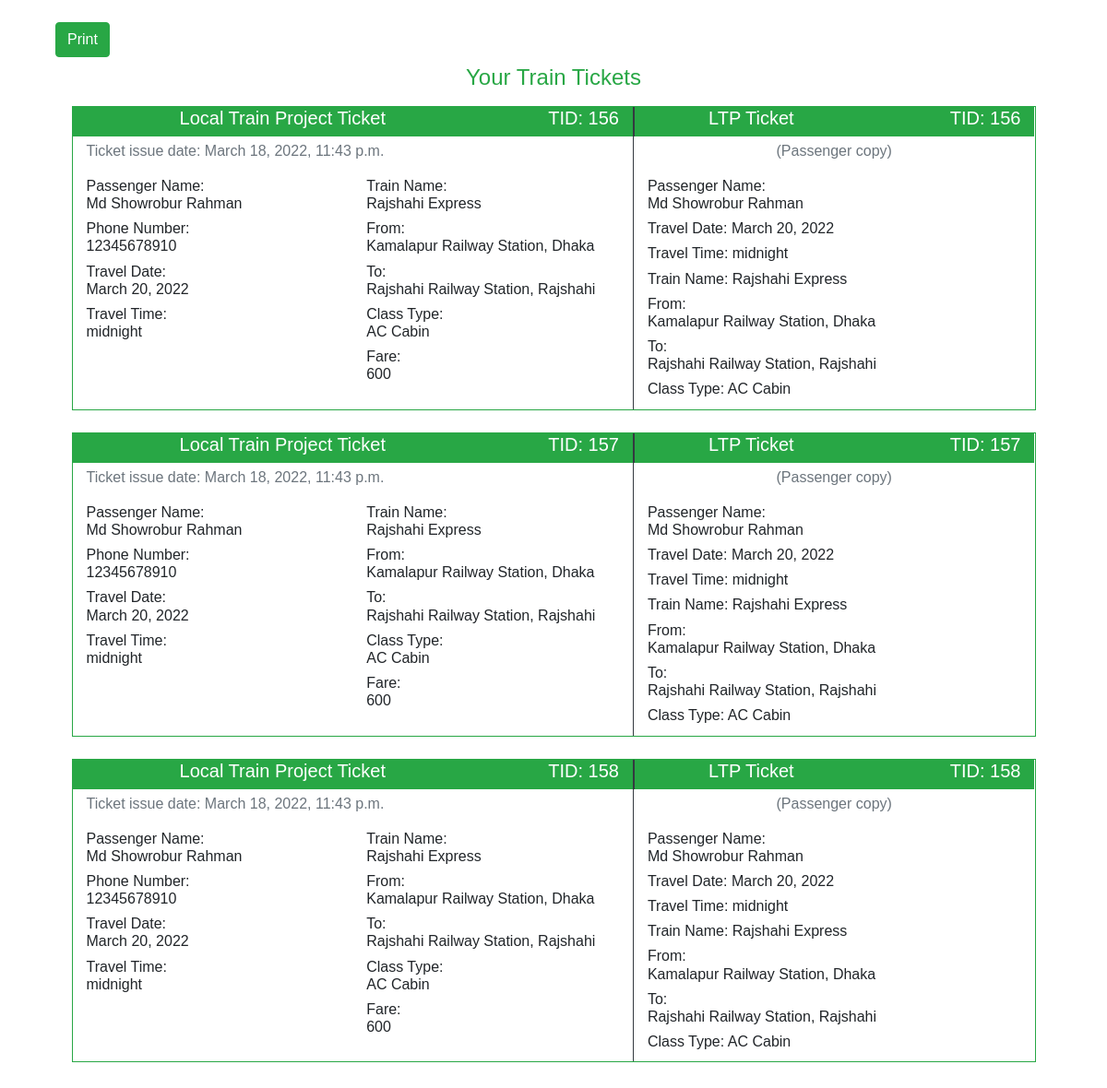
/booking_history/ticket/94 (signed in), run on the app's committed database.
### app/models.py (models this page shows, shortened)
class Ticket(models.Model):
    booking = models.ForeignKey(Booking, on_delete=models.CASCADE, null=True, blank=True)
    user = models.ForeignKey(CustomUser, on_delete=models.PROTECT, null=True, blank=True)
    phone = models.CharField(max_length=14, null=True, blank=True)
    source = models.CharField(max_length=255, null=True, blank=True)
    destination = models.CharField(max_length=255, null=True, blank=True)
    departure = models.TimeField(null=True, blank=True)
    travel_date = models.DateField(null=True, blank=True)
    train_name = models.CharField(max_length=255, null=True, blank=True)
    class_type = models.CharField(max_length=255, null=True, blank=True)
    fare = models.PositiveIntegerField(null=True, blank=True)
    created_at = models.DateTimeField(auto_now_add=True, blank=True, null=True)
    updated_at = models.DateTimeField(auto_now=True, blank=True, null=True)

class CustomUser(AbstractUser):
    email = models.EmailField(max_length=100, blank=True, unique=True, null=True)
    phone = models.CharField(verbose_name=_("Mobile phone"), max_length=14, blank=True, null=True, unique=True)
    photo = models.ImageField(verbose_name=_("Photo"), upload_to='users/', blank=True, null=True)
    created_at = models.DateTimeField(auto_now_add=True, blank=True, null=True)
    updated_at = models.DateTimeField(auto_now=True, blank=True, null=True)

### app/views.py (the view)
# urls.py: path('booking_history/ticket/<int:pk>', Tickets.as_view(), name="ticket"),
class Tickets(View):
    def get(self, request, pk):
        user = request.user
        if user.is_authenticated:
            bookings = Booking.objects.get(id=pk)
            if user == bookings.user:
                ticket = Ticket.objects.filter(booking=bookings)
                return render(request, 'ticket.html', {'ticket':ticket, 'bookings':bookings})
            else:
                messages.warning(request, 'Invalid booking id!')
                return redirect('booking_history')
        else:
            return redirect('login')

### templates/ticket.html (shortened to what this page needs)
<!DOCTYPE html>
<html lang="en">
<head>
    <link rel="stylesheet" href="/static/css/bootstrap.min.css" type="text/css">
    <link rel="stylesheet" href="/static/css/style.css" type="text/css">
    <link rel="stylesheet" href="https://cdnjs.cloudflare.com/ajax/libs/font-awesome/6.0.0/css/all.min.css" type="text/css">
</head>
<body>
<div class="container">
    <div class="row">
        <div class="col-lg-12">
            <div class="col-lg-12 pt-4">
                <button class="btn btn-success" id="download">Print</button>
            </div>
        </div>
        <div class="col-lg-11 mx-auto" id="ticket">
            <div class="row mb-4">
                <div class="col-lg-12 text-center p-2 text-success">
                    <h4>Your Train Tickets</h4>
                </div>
                {% for ticket in ticket %}
                <div class="col-lg-12 mx-auto mb-4 border border-success">
                    <div class="row">
                        <div class="col-lg-7 mx-auto  border border-dark border-left-0 border-bottom-0 border-top-0">
                            <div class="row">
                                <div class="col-lg-12 bg-success text-white">
                                    <div class="row">
                                        <div class="col-lg-9 text-center">
                                            <h5>Local Train Project Ticket</h5>
                                        </div>
                                        <div class="col-lg-3 text-right">
                                            <h5>TID: {{ticket.id}}</h5>
                                        </div>
                                    </div>
                                </div>
                                <div class="col-lg-12 pt-1 text-muted">
                                    <p>Ticket issue date: {{ticket.created_at}}</p>
                                </div>
                                <div class="col-lg-12 pb-1">
                                    <div class="row">
                                        <div class="col-lg-6 mx-auto">
                                            <h6>Passenger Name:<br>{{ticket.user.first_name}} {{ticket.user.last_name}}</h6>
                                            <h6>Phone Number:<br>{{ticket.phone}}</h6>
                                            <h6>Travel Date:<br>{{ticket.travel_date}}</h6>
                                            <h6>Travel Time:<br>{{ticket.departure}}</h6>
                                        </div>
                                        <div class="col-lg-6 mx-auto">
                                            <h6>Train Name:<br>{{ticket.train_name}}</h6>
                                            <h6>From:<br>{{ticket.source}}</h6>
                                            <h6>To:<br>{{ticket.destination}}</h6>
                                            <h6>Class Type:<br>{{ticket.class_type}}</h6>
                                            <h6>Fare:<br>{{ticket.fare}}</h6>
                                        </div>
                                    </div>
                                </div>
                            </div>
                        </div>
                        <div class="col-lg-5 mx-auto">
                            <div class="row">
                                <div class="col-lg-12 mx-auto bg-success text-white border border-dark border-right-0 border-bottom-0 border-top-0">
                                    <div class="row">
                                        <div class="col-lg-7 text-center">
                                            <h5>LTP Ticket</h5>
                                        </div>
                                        <div class="col-lg-5 text-right">
                                            <h5>TID: {{ticket.id}}</h5>
                                        </div>
                                    </div>
                                </div>
                                <div class="col-lg-12 text-muted text-center pt-1">
                                    <p>(Passenger copy)</p>
                                </div>
                                <div class="col-lg-12 mx-auto pb-1">
                                    <h6>Passenger Name:<br>{{ticket.user.first_name}} {{ticket.user.last_name}}</h6>
                                    <h6>Travel Date: {{ticket.travel_date}}</h6>
                                    <h6>Travel Time: {{ticket.departure}}</h6>
                                    <h6>Train Name: {{ticket.train_name}}</h6>
                                    <h6>From:<br>{{ticket.source}}</h6>
                                    <h6>To:<br>{{ticket.destination}}</h6>
                                    <h6>Class Type: {{ticket.class_type}}</h6>
                                </div>
                            </div>
                        </div>
                    </div>
                </div>
                {% endfor %}
            </div>
        </div>
    </div>
</div>
</body>
</html>

### static/css/style.css (style rules this page uses)
body { font-family: "Poppins", sans-serif; height: 110vh; }

### data on the page
Ticket: id "156", created_at "March 18, 2022, 11:43 p.m.", user.first_name "Md Showrobur", user.last_name "Rahman", phone "12345678910", travel_date "March 20, 2022", departure "midnight", train_name "Rajshahi Express", source "Kamalapur Railway Station, Dhaka", destination "Rajshahi Railway Station, Rajshahi", class_type "AC Cabin", fare "600"
Ticket: id "157", created_at "March 18, 2022, 11:43 p.m.", user.first_name "Md Showrobur", user.last_name "Rahman", phone "12345678910", travel_date "March 20, 2022", departure "midnight", train_name "Rajshahi Express", source "Kamalapur Railway Station, Dhaka", destination "Rajshahi Railway Station, Rajshahi", class_type "AC Cabin", fare "600"
Ticket: id "158", created_at "March 18, 2022, 11:43 p.m.", user.first_name "Md Showrobur", user.last_name "Rahman", phone "12345678910", travel_date "March 20, 2022", departure "midnight", train_name "Rajshahi Express", source "Kamalapur Railway Station, Dhaka", destination "Rajshahi Railway Station, Rajshahi", class_type "AC Cabin", fare "600"
